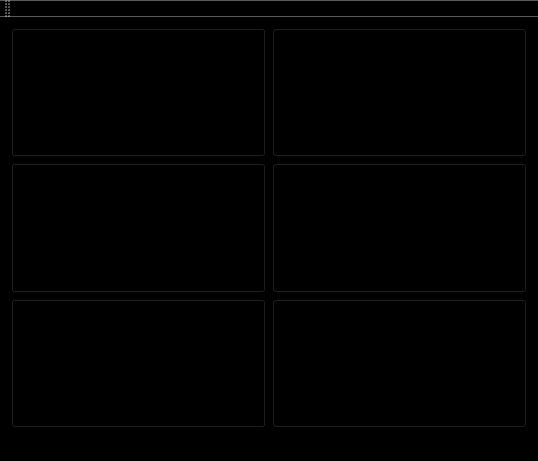
<?xml version="1.0" encoding="UTF-8"?>
<ui version="4.0">
 <class>MainWindow</class>
 <widget class="QMainWindow" name="MainWindow">
  <property name="geometry">
   <rect>
    <x>0</x>
    <y>0</y>
    <width>538</width>
    <height>461</height>
   </rect>
  </property>
  <property name="sizePolicy">
   <sizepolicy hsizetype="Minimum" vsizetype="Preferred">
    <horstretch>0</horstretch>
    <verstretch>0</verstretch>
   </sizepolicy>
  </property>
  <property name="windowTitle">
   <string>MainWindow</string>
  </property>
  <property name="styleSheet">
   <string notr="true">background-color:rgb(0, 0, 0)</string>
  </property>
  <widget class="QWidget" name="centralWidget">
   <layout class="QHBoxLayout" name="horizontalLayout_2">
    <item>
     <layout class="QGridLayout" name="gridLayout">
      <item row="4" column="1">
       <widget class="QPushButton" name="setting_button">
        <property name="sizePolicy">
         <sizepolicy hsizetype="Expanding" vsizetype="Expanding">
          <horstretch>0</horstretch>
          <verstretch>0</verstretch>
         </sizepolicy>
        </property>
        <property name="styleSheet">
         <string notr="true">border-image:url(:/img/img/settings-symbol-of-a-cross-of-tools_318-72799.jpg)</string>
        </property>
        <property name="text">
         <string/>
        </property>
       </widget>
      </item>
      <item row="4" column="0">
       <widget class="QPushButton" name="wifi_button">
        <property name="sizePolicy">
         <sizepolicy hsizetype="Expanding" vsizetype="Expanding">
          <horstretch>0</horstretch>
          <verstretch>0</verstretch>
         </sizepolicy>
        </property>
        <property name="styleSheet">
         <string notr="true">border-image:url(:/img/img/Wifi.png)</string>
        </property>
        <property name="text">
         <string/>
        </property>
       </widget>
      </item>
      <item row="3" column="1">
       <widget class="QPushButton" name="obd_button">
        <property name="sizePolicy">
         <sizepolicy hsizetype="Expanding" vsizetype="Expanding">
          <horstretch>0</horstretch>
          <verstretch>0</verstretch>
         </sizepolicy>
        </property>
        <property name="styleSheet">
         <string notr="true">border-image:url(:/img/img/obd.png)</string>
        </property>
        <property name="text">
         <string/>
        </property>
       </widget>
      </item>
      <item row="1" column="0">
       <widget class="QPushButton" name="gauge_button">
        <property name="sizePolicy">
         <sizepolicy hsizetype="Expanding" vsizetype="Expanding">
          <horstretch>0</horstretch>
          <verstretch>0</verstretch>
         </sizepolicy>
        </property>
        <property name="styleSheet">
         <string notr="true">border-image:url(:/img/img/gauge)</string>
        </property>
        <property name="text">
         <string/>
        </property>
       </widget>
      </item>
      <item row="1" column="1">
       <widget class="QPushButton" name="rearcam_button">
        <property name="sizePolicy">
         <sizepolicy hsizetype="Expanding" vsizetype="Expanding">
          <horstretch>0</horstretch>
          <verstretch>0</verstretch>
         </sizepolicy>
        </property>
        <property name="maximumSize">
         <size>
          <width>16777215</width>
          <height>16777215</height>
         </size>
        </property>
        <property name="styleSheet">
         <string notr="true">border-image:url(:/img/img/camera-icon--a-photo-on-flickriver-14.jpg)</string>
        </property>
        <property name="text">
         <string/>
        </property>
       </widget>
      </item>
      <item row="3" column="0">
       <widget class="QPushButton" name="mp3_button">
        <property name="sizePolicy">
         <sizepolicy hsizetype="Expanding" vsizetype="Expanding">
          <horstretch>0</horstretch>
          <verstretch>0</verstretch>
         </sizepolicy>
        </property>
        <property name="maximumSize">
         <size>
          <width>16777215</width>
          <height>16777215</height>
         </size>
        </property>
        <property name="styleSheet">
         <string notr="true">border-image:url(:/img/img/mp3.png)</string>
        </property>
        <property name="text">
         <string/>
        </property>
       </widget>
      </item>
     </layout>
    </item>
   </layout>
  </widget>
  <widget class="QMenuBar" name="menuBar">
   <property name="geometry">
    <rect>
     <x>0</x>
     <y>0</y>
     <width>538</width>
     <height>22</height>
    </rect>
   </property>
  </widget>
  <widget class="QToolBar" name="mainToolBar">
   <attribute name="toolBarArea">
    <enum>TopToolBarArea</enum>
   </attribute>
   <attribute name="toolBarBreak">
    <bool>false</bool>
   </attribute>
  </widget>
  <widget class="QStatusBar" name="statusBar"/>
 </widget>
 <layoutdefault spacing="6" margin="11"/>
 <resources/>
 <connections/>
</ui>
